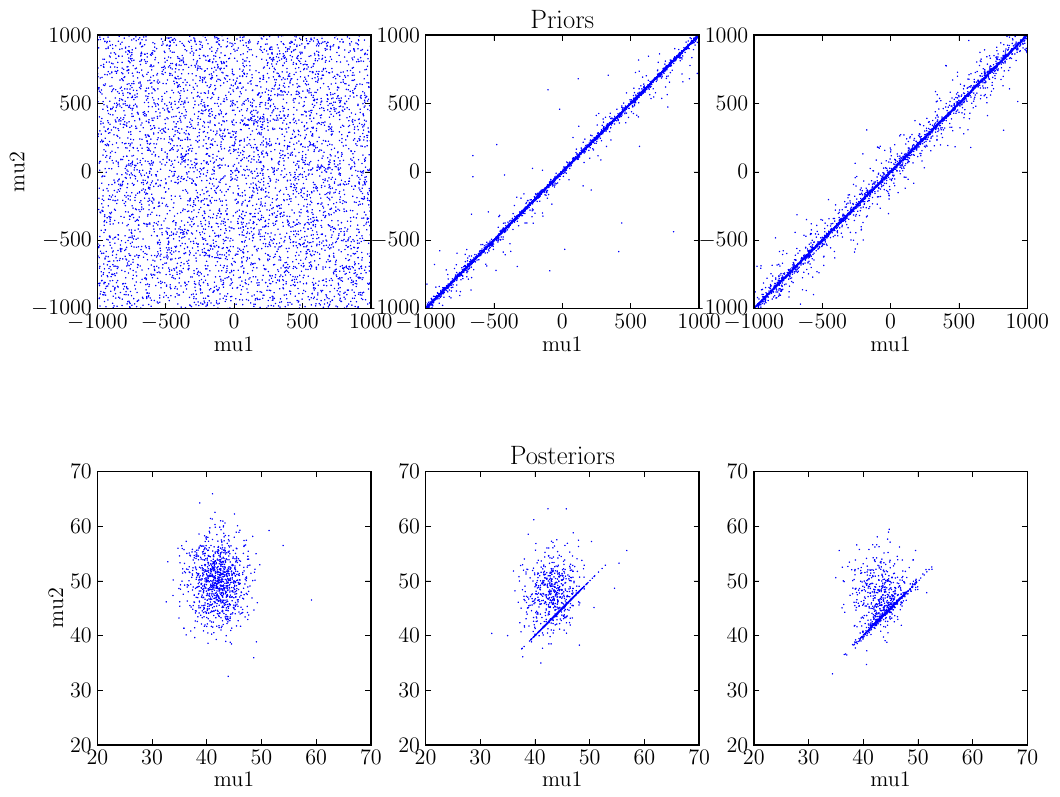

Write Python code to recreate this figure.
from pylab import *
rc("font", size=16, family="serif", serif="Computer Sans")
rc("text", usetex=True)

prior1 = loadtxt('../Code/TTest/prior1.txt')
prior2 = loadtxt('../Code/TTest/prior2.txt')
prior3 = loadtxt('../Code/TTest/prior3.txt')
chains1 = loadtxt('../Code/TTest/chains1.txt')
chains2 = loadtxt('../Code/TTest/chains2.txt')
chains3 = loadtxt('../Code/TTest/chains3.txt')

figure(figsize=(12, 10))

subplot(2,3,1)
plot(prior1[:,0], prior1[:,1], 'b.', markersize=1)
axis('scaled')
xlabel('mu1')
ylabel('mu2')
axis([-1000, 1000, -1000, 1000])
subplot(2,3,2)
plot(prior2[:,0], prior2[:,1], 'b.', markersize=1)
axis('scaled')
xlabel('mu1')
axis([-1000, 1000, -1000, 1000])
title('Priors')
subplot(2,3,3)
plot(prior3[:,0], prior3[:,1], 'b.', markersize=1)
axis('scaled')
xlabel('mu1')
axis([-1000, 1000, -1000, 1000])

subplot(2,3,4)
plot(chains1[:,0], chains1[:,1], 'b.', markersize=1)
axis('scaled')
xlabel('mu1')
ylabel('mu2')
axis([20, 70, 20, 70])
subplot(2,3,5)
plot(chains2[:,0], chains2[:,1], 'b.', markersize=1)
axis('scaled')
xlabel('mu1')
axis([20, 70, 20, 70])
title('Posteriors')
subplot(2,3,6)
plot(chains3[:,0], chains3[:,1], 'b.', markersize=1)
axis('scaled')
xlabel('mu1')
axis([20, 70, 20, 70])
savefig('ttest.pdf', bbox_inches='tight')
#show()

